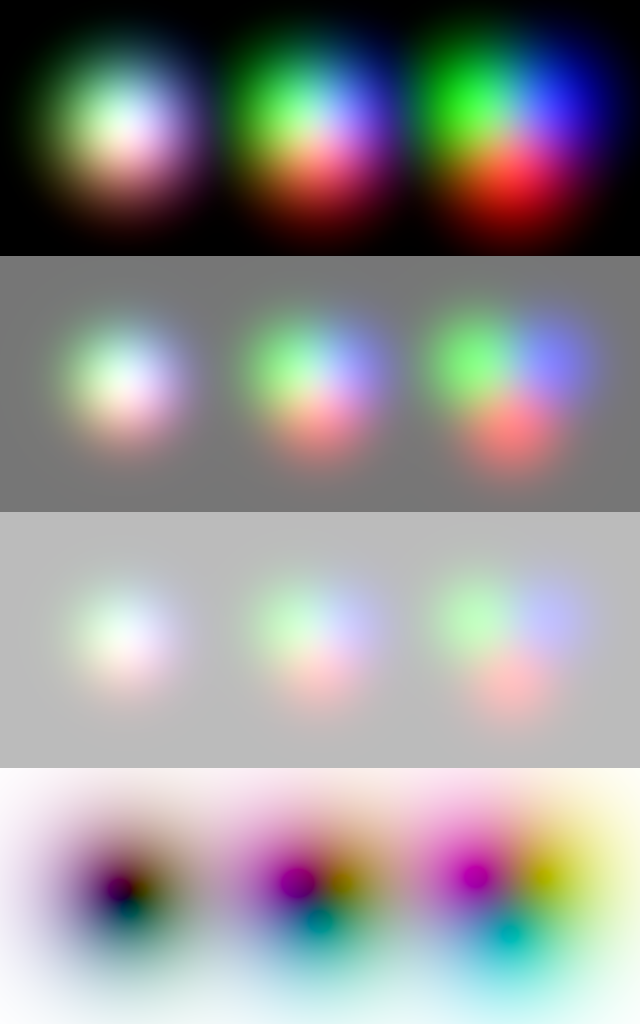
#> input picture img/targets/cc07.png, 1280 x 2048 px (shown at 1/2 size)
$ python texture_stats.py --dir ../../img/targets --out out.png   (older library calls are emulated)
#> lines starting #> are read from the running program, lines starting #| are printed output that depends on the picture; after the words box and inside, x2 and y2 are one past the last pixel; in counts of white or black regions, pixels touching at a corner belong together
# -*- coding: utf-8 -*-
"""成片域质感三量（**只做相对排序**，绝对值不可用）。

为什么只能相对：
  · 大师成片是 1080 长边 JPEG ⇒ 48µm 颗粒与 MTF50 都不可能被准确复原；
  · 但"哪张更颗粒 / 更锐 / 边缘更硬"的相对关系，在 1080 上仍然稳定。

三个量（都在 L* 域）：
  grain  平滑中亮区的高频残差（L* 单位）——颗粒 + 微反差
  ratio  高频能量 / 低频能量 —— 锐度倾向
  edge   边缘梯度中位 / 边缘对比中位 —— 边缘陡度

跑：
  & $py -X utf8 -m design.texture_stats --dir "E:\\ds\\大师成片\\鹿井" --out tex_鹿井.json
"""
from __future__ import annotations

import argparse
import glob
import json
import os
from collections import defaultdict
from typing import Dict, List, Optional

import cv2
import numpy as np
from PIL import Image

LONG = 1080
EXT = ('*.jpg', '*.jpeg', '*.png', '*.tif', '*.tiff')


def _lab_L(path: str) -> np.ndarray:
#> called with path = '../../img/targets/cc07.png'
    im = Image.open(path).convert('RGB')
    w, h = im.size
#> w = 1280; h = 2048
    k = LONG / max(w, h)
#> k = 0.527
    if k < 1:
        im = im.resize((max(1, int(w * k)), max(1, int(h * k))), Image.LANCZOS)
#> im: PIL image 675x1080 RGB
    a = np.asarray(im).astype(np.float32) / 255.0
    lin = np.where(a <= 0.04045, a / 12.92, ((a + 0.055) / 1.055) ** 2.4)
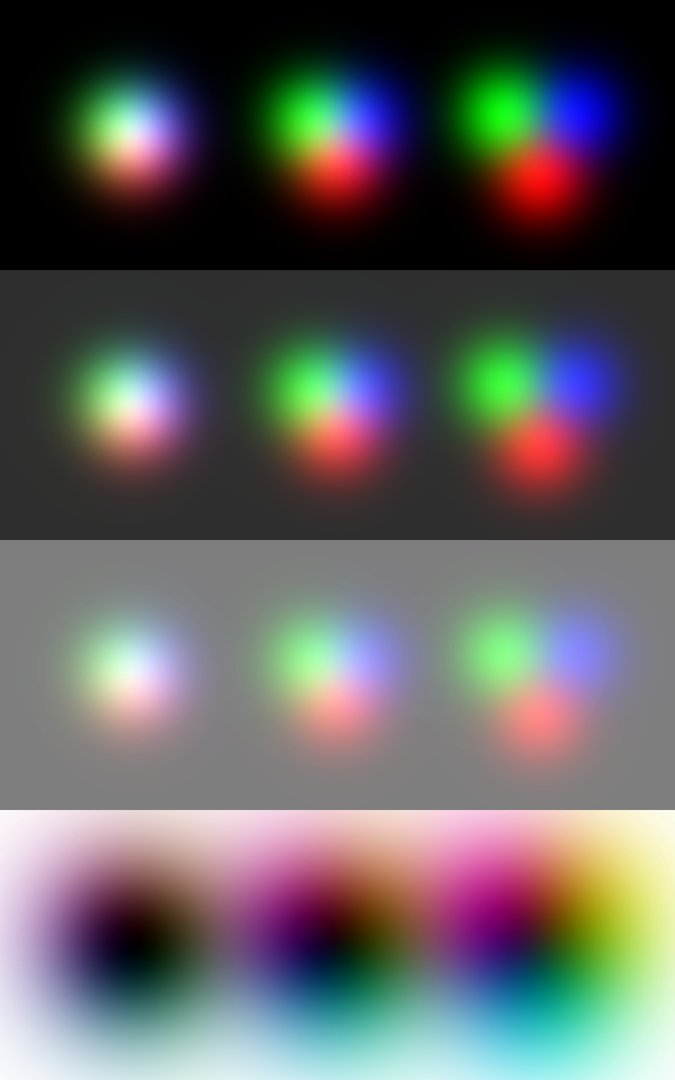
#> lin: shape (1080, 675, 3) float32; mean R, G, B 0.381, 0.379, 0.38
    Y = 0.2126 * lin[..., 0] + 0.7152 * lin[..., 1] + 0.0722 * lin[..., 2]
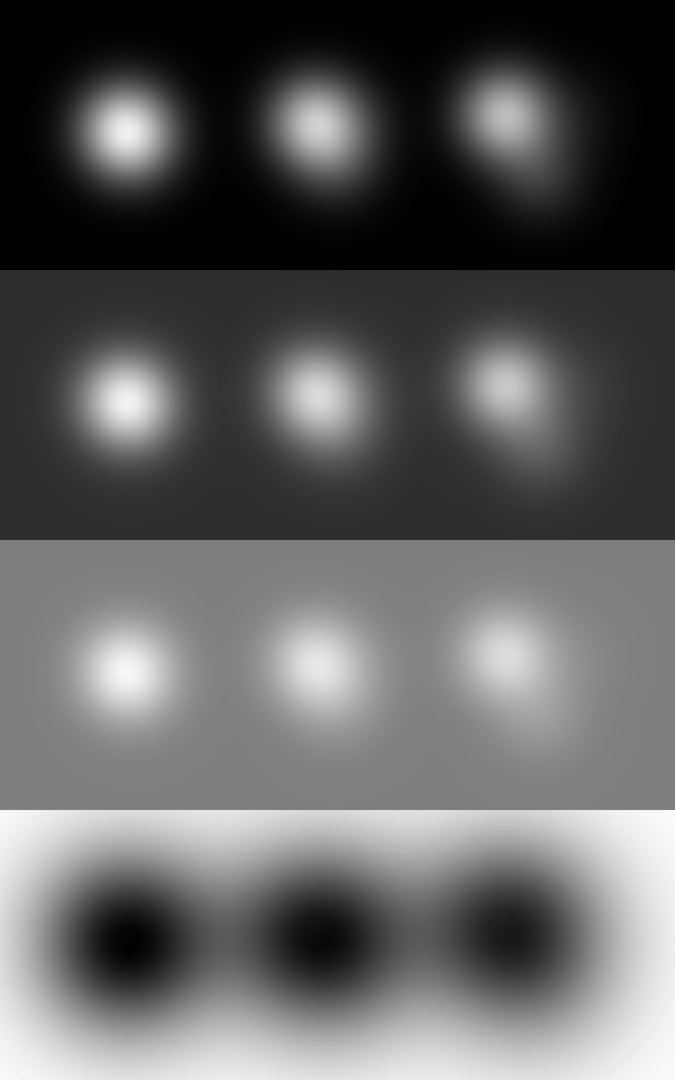
#> Y: shape (1080, 675) float32; min 0, max 0.996, mean 0.379
    return np.where(Y > 0.008856, 116.0 * np.cbrt(Y) - 16.0, 903.3 * Y)
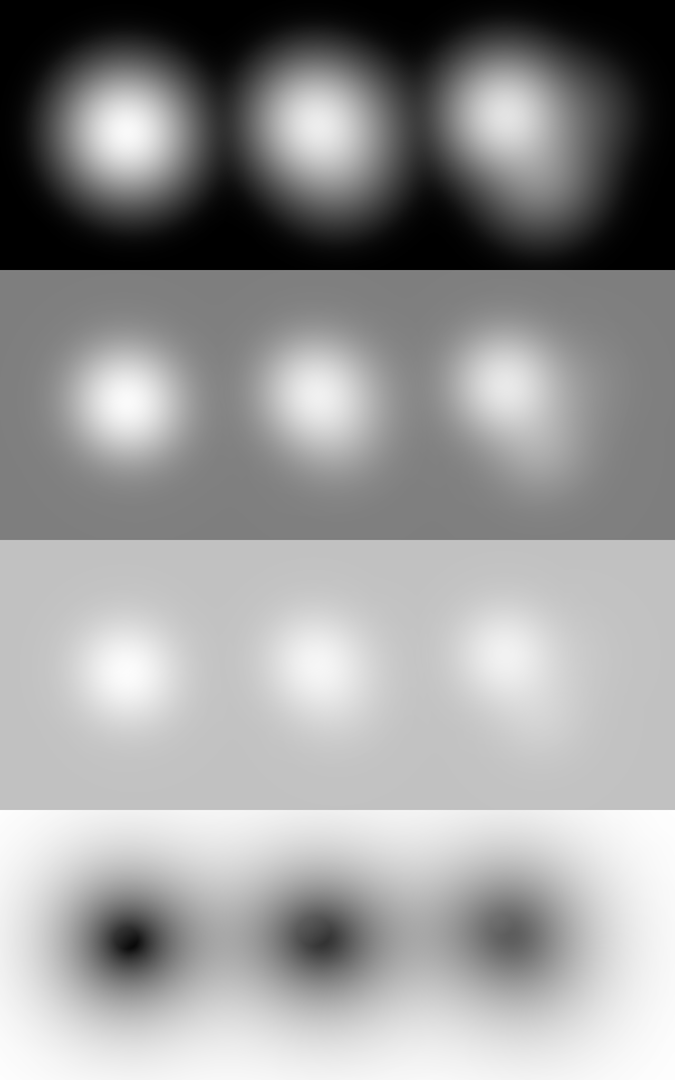
#> returned value: shape (1080, 675) float32; min 0, max 99.83, mean 59.8; drawn with min black and max white


def metrics(path: str) -> Optional[dict]:
    L = _lab_L(path)
    gx = cv2.Sobel(L, cv2.CV_32F, 1, 0, ksize=3)
    gy = cv2.Sobel(L, cv2.CV_32F, 0, 1, ksize=3)
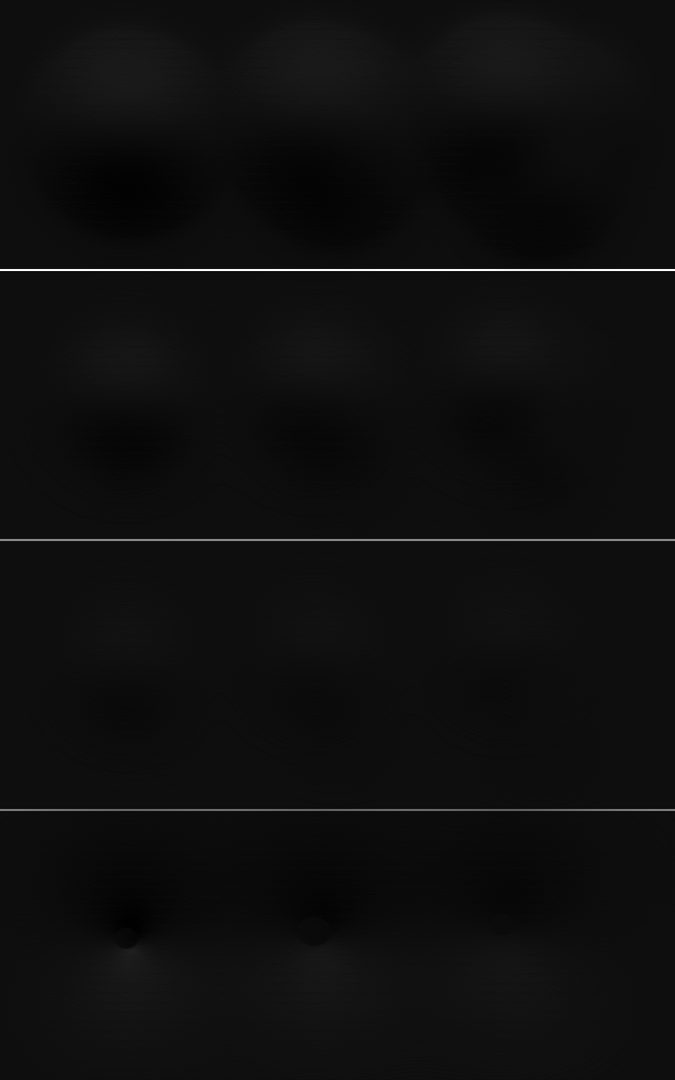
#> gy: shape (1080, 675) float32; min -11.62, max 196, mean 0.7; drawn with min black and max white
    g = cv2.magnitude(gx, gy)

    flat = (L > 30) & (L < 85) & (g < np.percentile(g, 60))
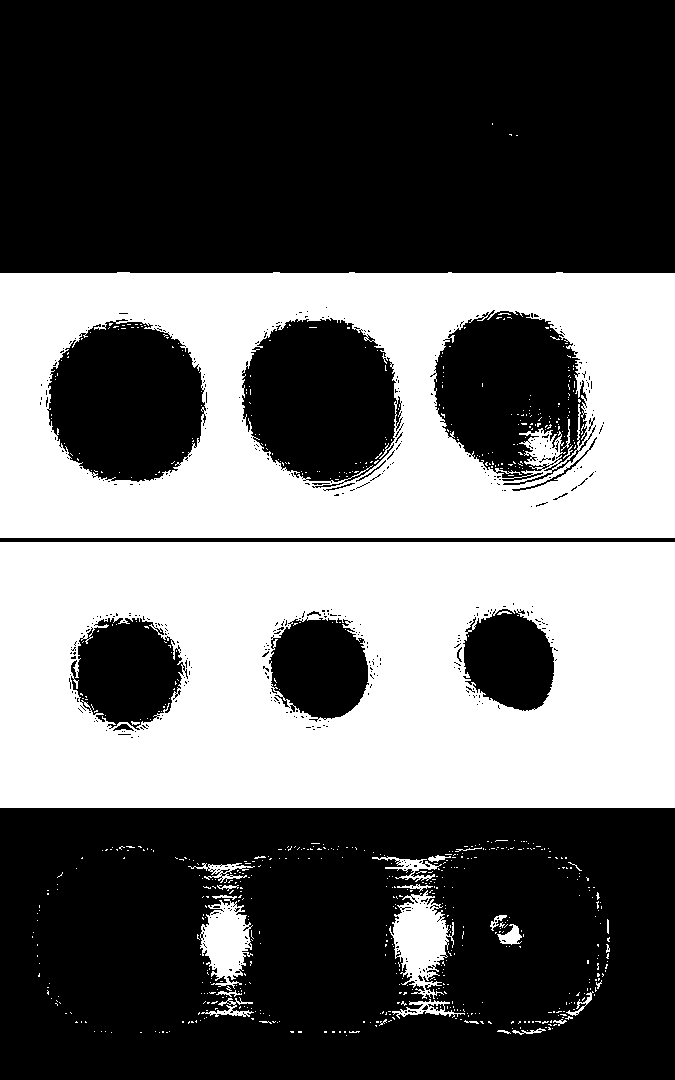
#> flat: shape (1080, 675) bool; 39.3% white; 749 white regions (718 under 20 px), largest, box (x1, y1, x2, y2) and area: (0, 542, 675, 808) 155027, (0, 272, 675, 538) 119606, (389, 890, 454, 999) 3722
    if int(flat.sum()) < 20000:
        return None

    r1 = L - cv2.GaussianBlur(L, (0, 0), 1.0)
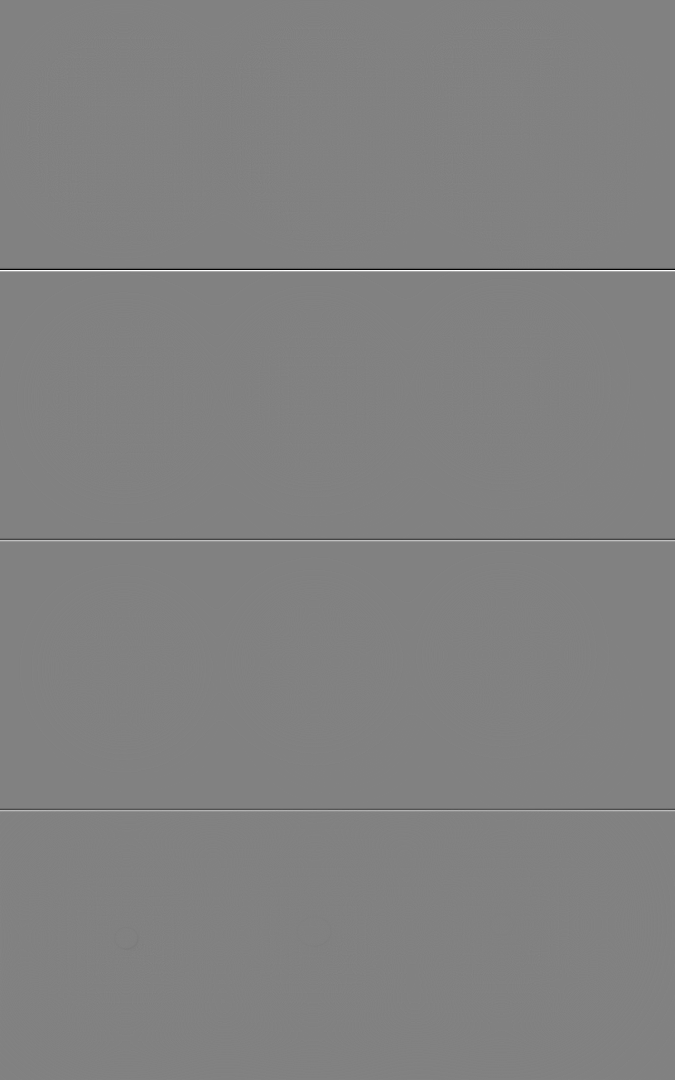
#> r1: shape (1080, 675) float32; min -13.46, max 12.99, mean 3.19e-05; drawn with min black and max white
    r3 = L - cv2.GaussianBlur(L, (0, 0), 3.0)
    grain = float(np.std(r1[flat]))
#> grain = 0.0472
    ratio = float(np.std(r1[flat])) / max(float(np.std(r3[flat])), 1e-6)
#> ratio = 0.0761

    em = g > np.percentile(g, 99.5)
#> em: shape (1080, 675) bool; 0.5% white in thin lines or dots, all inside (x1, y1, x2, y2) = (0, 269, 675, 811)
    edge = (float(np.median(g[em]) / max(float(np.std(L[em])), 1e-6))
            if int(em.sum()) >= 500 else None)
#> edge = 3.41
    return dict(grain=round(grain, 3), ratio=round(ratio, 3),
                edge=(round(edge, 4) if edge is not None else None))


def main(argv: Optional[List[str]] = None) -> int:
    ap = argparse.ArgumentParser()
    ap.add_argument('--dir', required=True)
    ap.add_argument('--out', required=True)
    ap.add_argument('--limit', type=int, default=0)
    a = ap.parse_args(argv)

    files = sorted(set(f for e in EXT for f in glob.glob(os.path.join(a.dir, '**', e), recursive=True)))
    if a.limit:
        files = files[:a.limit]

    rows: List[dict] = []
    by_card: Dict[str, List[dict]] = defaultdict(list)
    for i, p in enumerate(files):
        try:
            m = metrics(p)
#> m = {'grain': 0.047, 'ratio': 0.076, 'edge': 3.42}
        except Exception:
            m = None
        if m is None:
            continue
        rel = os.path.relpath(p, a.dir).replace('\\', '/')
        m.update(file=rel, card=os.path.dirname(rel))
        rows.append(m)
        by_card[m['card']].append(m)
        if (i + 1) % 200 == 0:
            print('  %d/%d' % (i + 1, len(files)), flush=True)
#> pass 2 of the loop in main, `for i, p in enumerate(files):`:
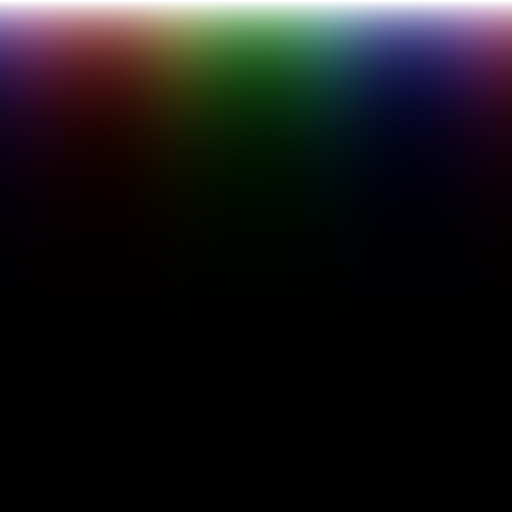
#> input picture img/targets/cc11.tiff, 512 x 512 px
#> in _lab_L, im is the input picture: PIL image 512x512 RGB; mean R, G, B 22.5, 21.4, 22.5
#> a: shape (512, 512, 3) float32
#> lin: shape (512, 512, 3) float32
#> Y: shape (512, 512) float32
#> gx: shape (512, 512) float32
#> in metrics (call 2), `gy = cv2.Sobel(L, cv2.CV_32F, 0, 1, ksize=3)`:
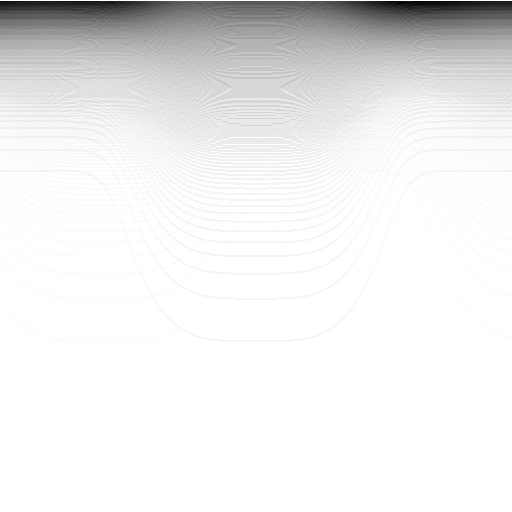
#> gy: shape (512, 512) float32; min -21.19, max 0, mean -1.55; drawn with min black and max white
#> in metrics (call 2), `g = cv2.magnitude(gx, gy)`:
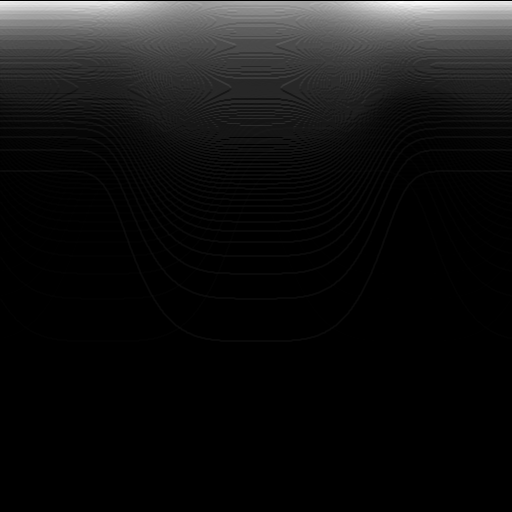
#> g: shape (512, 512) float32; min 0, max 21.19, mean 1.6; drawn with min black and max white
#> flat: shape (512, 512) bool; every value is 0
#> pass 3 of the loop in main, `for i, p in enumerate(files):`:
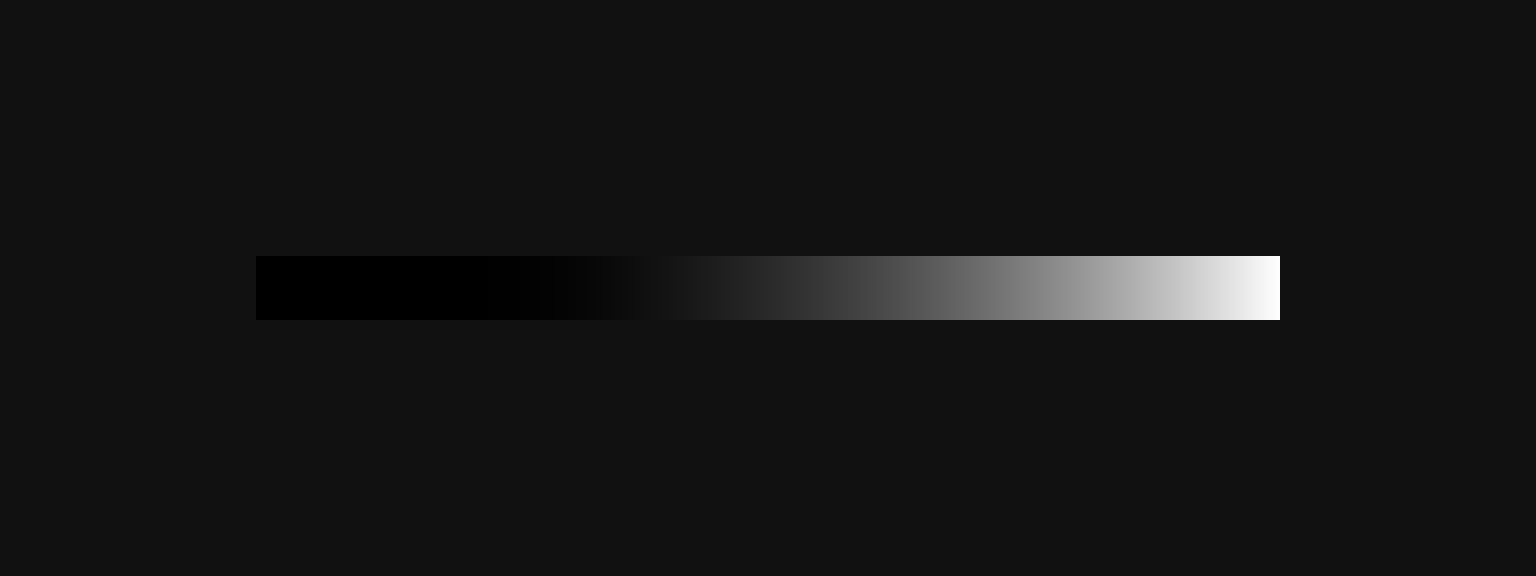
#> input picture img/targets/cc_halation.png, 1536 x 576 px
#> a: shape (405, 1080, 3) float32
#> lin: shape (405, 1080, 3) float32
#> Y: shape (405, 1080) float32
#> gx: shape (405, 1080) float32
#> in metrics (call 3), `gy = cv2.Sobel(L, cv2.CV_32F, 0, 1, ksize=3)`:
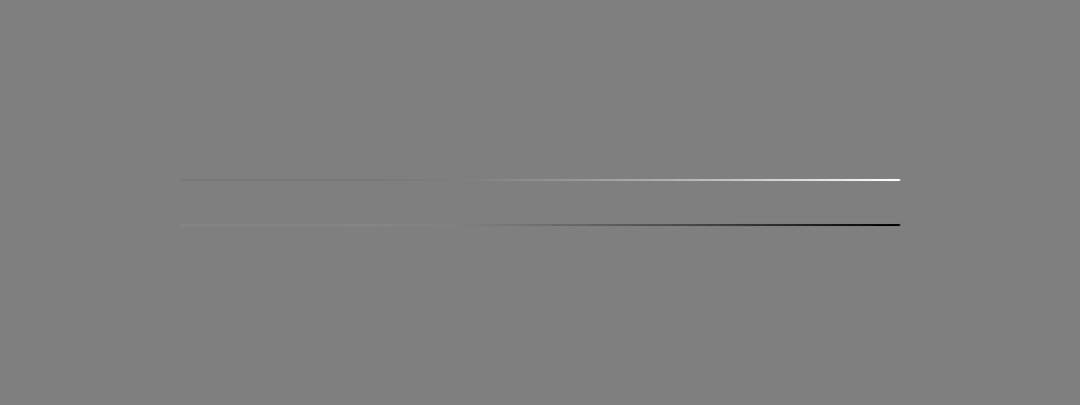
#> gy: shape (405, 1080) float32; min -368.5, max 368.5, mean 0; drawn with min black and max white
#> in metrics (call 3), `g = cv2.magnitude(gx, gy)`:
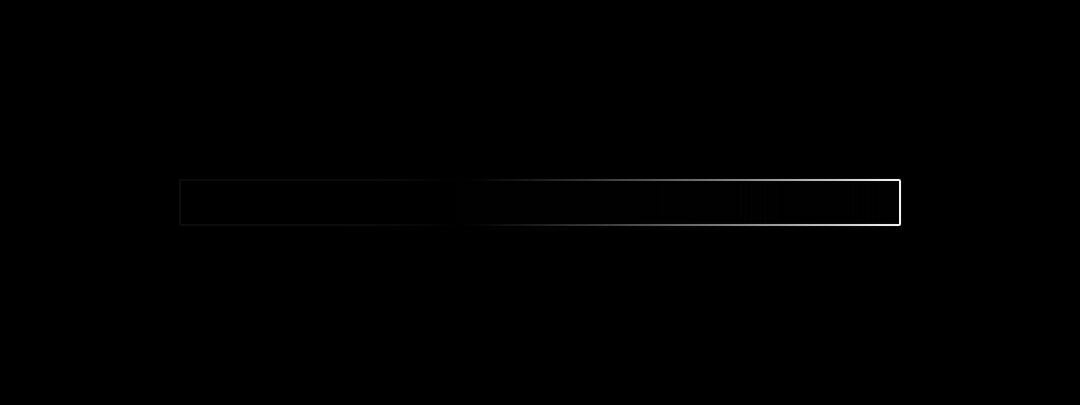
#> g: shape (405, 1080) float32; min 0, max 383.1, mean 0.9; drawn with min black and max white
#> flat: shape (405, 1080) bool; every value is 0

    def med(xs):
        xs = [x for x in xs if x is not None]
        return float(np.median(xs)) if xs else None

    cards = []
    for card, ms in sorted(by_card.items()):
        if len(ms) < 5:
            continue
        g = med([m['grain'] for m in ms])
        r = med([m['ratio'] for m in ms])
        e = med([m['edge'] for m in ms])
        if g is None or r is None:
            continue
        cards.append(dict(card=card, n=len(ms),
                          grain=round(g, 3), ratio=round(r, 3),
                          edge=(round(e, 4) if e is not None else None)))

    out = dict(_meta=dict(dir=a.dir, n=len(files), ok=len(rows), long=LONG,
                          note='1080 上只做相对排序，绝对值不可用'),
               cards=cards, per_image=rows)
#> out = 3 items
    json.dump(out, open(a.out, 'w', encoding='utf-8'), ensure_ascii=False, indent=1)

    print('ok %d / %d ｜ 卡 %d' % (len(rows), len(files), len(cards)))
#| ok 1 / 3 ｜ 卡 0
    for key in ('grain', 'ratio', 'edge'):
        kv = [c[key] for c in cards if c.get(key) is not None]
        if not kv:
            continue
        p10, p50, p90 = np.percentile(kv, [10, 50, 90])
        iqr = np.percentile(kv, 75) - np.percentile(kv, 25)
        # 卡内离散（只有 5 张以上的卡参与）
        wi = []
        for ms in by_card.values():
            v = [m[key] for m in ms if m.get(key) is not None]
            if len(v) >= 5:
                wi.append(float(np.percentile(v, 75) - np.percentile(v, 25)))
        print('  %-6s 卡中位 P10/P50/P90 = %.3f / %.3f / %.3f ｜ 卡间 IQR %.3f ｜ 卡内 IQR 中位 %.4f'
              % (key, p10, p50, p90, iqr, float(np.median(wi)) if wi else float('nan')))
    print('写出 %s' % a.out)
    return 0


if __name__ == '__main__':
    raise SystemExit(main())
#> (the program exits here)
